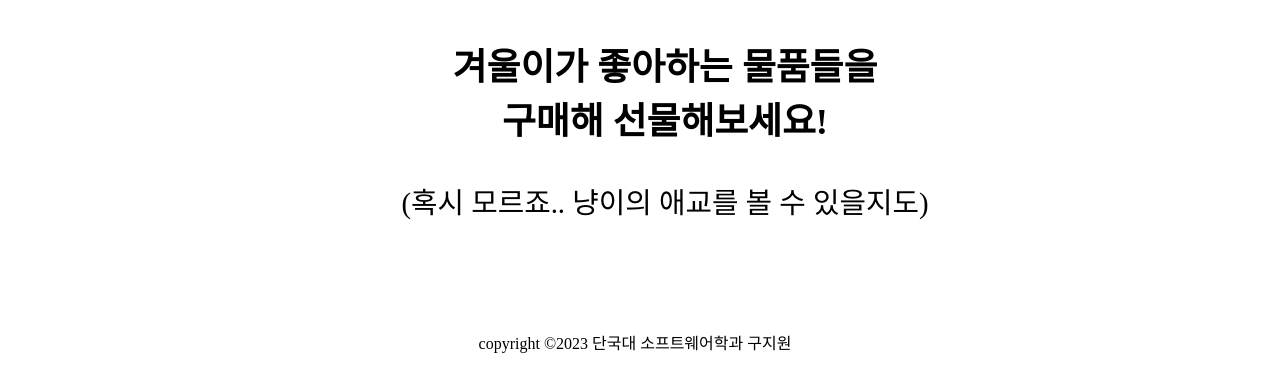
The app's page /snack_list, older data.
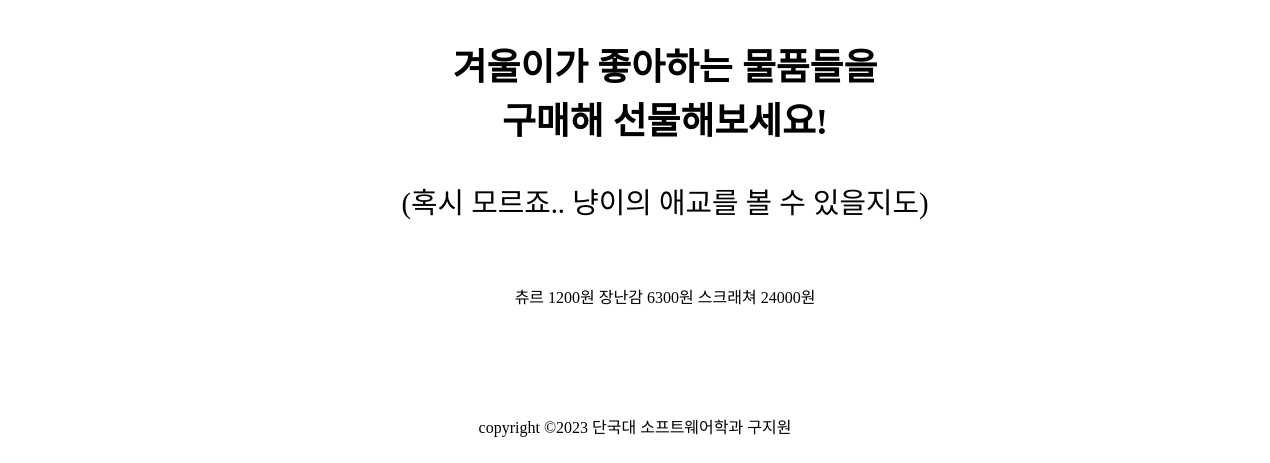
The same page, newer data.
### petsite/models.py (models this page shows, shortened)
class Snack(models.Model):
    title = models.TextField()
    img_url = models.TextField()
    price = models.IntegerField()
    created_date = models.DateTimeField(default=timezone.now)

### petsite/views.py (the view)
# urls.py: path('snack_list', views.snack_list, name='snack_list'),
def snack_list(request):
    snacks = Snack.objects.order_by('created_date')
    return render(request, 'snack/snack_list.html', {'snacks': snacks})

### petsite/templates/snack/snack_list.html (shortened to what this page needs)
{% extends 'base.html' %}
{% load static %}
{% block content %}
    <section class="snack-section">
        <p class="snack-title">
            겨울이가 좋아하는 물품들을<br>
            구매해 선물해보세요!
        </p>
        <p class="snack-sub-title">
            (혹시 모르죠.. 냥이의 애교를 볼 수 있을지도)
        </p>
        {% for snack in snacks %}
            <div class="snack-box">
                <p>{{ snack.title }} {{ snack.price }}원</p>
            </div>
        {% endfor %}
    </section>
{% endblock %}

### petsite/templates/base.html (shortened to what this page needs)
{% load static %}
<!DOCTYPE html>
<html lang="ko">
<head>
    <link rel="stylesheet" href="{% static 'css/mypet.css' %}">
</head>
<body>
{% block content %}
{% endblock %}
<footer>
    copyright ©2023 단국대 소프트웨어학과 구지원
</footer>
</body>
</html>

### petsite/static/css/mypet.css (style rules this page uses)
body { margin: 0; font-family: 'GmarketSansLight'; }
.snack-section { width: 100%; text-align: center; padding: 0 30px 30px 30px; }
.snack-box { display: inline-block; }
.snack-box { margin: 0 0 10px 0; }
.snack-title { font-family: 'GmarketSansMedium'; font-size: 2.3rem; font-weight: bolder; margin-bottom: 35px !important; }
.snack-sub-title { font-size: 1.8rem; }
footer { width: 100%; margin-top: 50px; text-align: center; }

Row changes from the older to the newer data that the page shows:
added Snack: title "츄르", price "1200"
added Snack: title "장난감", price "6300"
added Snack: title "스크래쳐", price "24000"
